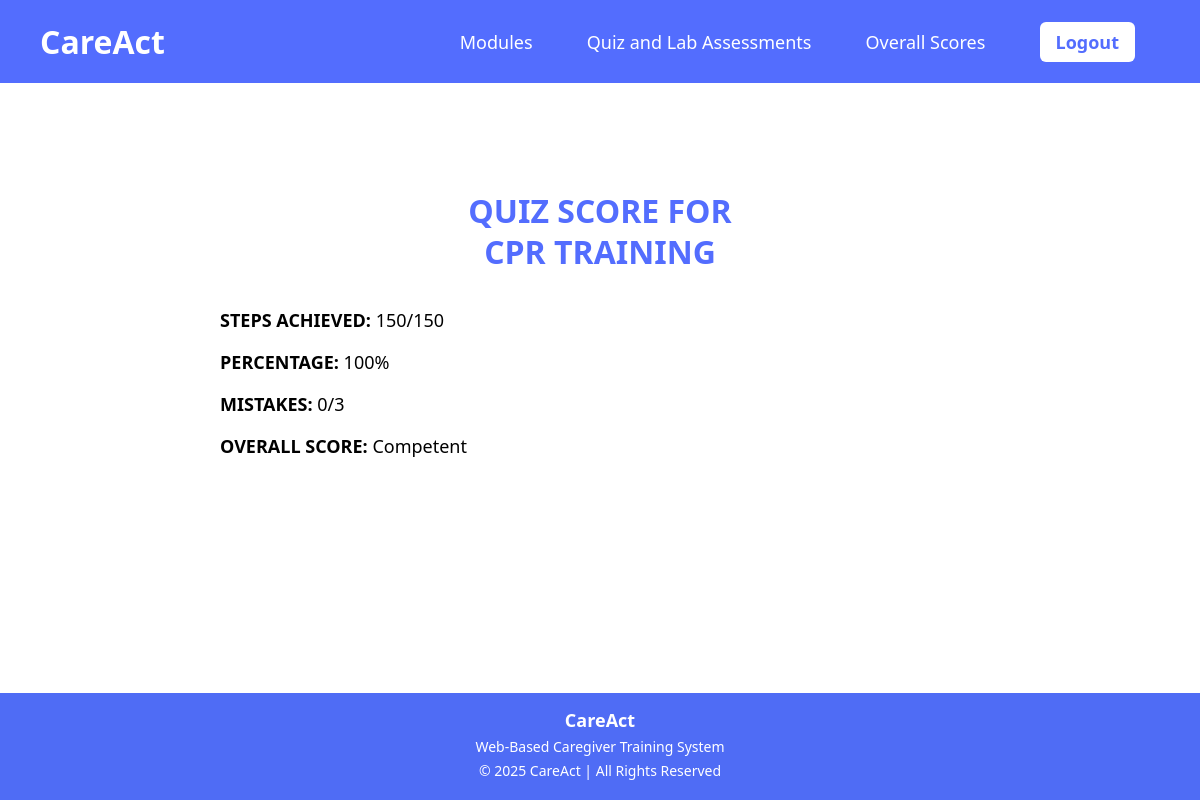
Page /cprquizscore.php (signed in) on the committed database.
### tables this page shows
CREATE TABLE `quiz_settings` (
  `quiz_id` varchar(50) NOT NULL,
  `quiz_label` varchar(255) NOT NULL,
  `score_redirect` varchar(255) NOT NULL COMMENT 'PHP file to redirect to after quiz',
  `timer_seconds` int(11) NOT NULL DEFAULT 600,
  `steps_per_q` int(11) NOT NULL DEFAULT 10,
  `max_mistakes` int(11) NOT NULL DEFAULT 3
);

CREATE TABLE `quiz_scores` (
  `id` int(11) NOT NULL,
  `user_id` int(11) NOT NULL,
  `quiz_name` varchar(50) NOT NULL,
  `steps` int(11) DEFAULT NULL,
  `total_steps` int(11) DEFAULT NULL,
  `percentage` int(11) DEFAULT NULL,
  `mistakes` int(11) DEFAULT NULL,
  `status` varchar(20) DEFAULT NULL,
  `created_at` timestamp NOT NULL DEFAULT current_timestamp(),
  `updated_at` timestamp NULL DEFAULT current_timestamp() ON UPDATE current_timestamp()
);

### cprquizscore.php (the view, shortened to what this page needs)
<?php
include "db.php";
$user_id = $_SESSION['user_id'];
$qs = mysqli_fetch_assoc(mysqli_query($conn,
    "SELECT quiz_label, max_mistakes FROM quiz_settings WHERE quiz_id = 'cpr'"));
$quizLabel   = $qs ? htmlspecialchars($qs['quiz_label']) : 'CPR Training - Quiz';
$maxMistakes = $qs ? (int)$qs['max_mistakes'] : 3;
$stmt = mysqli_prepare($conn,
    "SELECT * FROM quiz_scores WHERE user_id=? AND quiz_name='cpr'
     ORDER BY id DESC LIMIT 1");
mysqli_stmt_bind_param($stmt, "i", $user_id);
mysqli_stmt_execute($stmt);
$score = mysqli_fetch_assoc(mysqli_stmt_get_result($stmt));
?>
<!DOCTYPE html>
<html lang="en">
<head>
</head>
<body>
<header>
  <div class="logo">CareAct</div>
  <nav>
    <a href="modules.php">Modules</a>
    <a href="quizandlab.php">Quiz and Lab Assessments</a>
    <a href="scores.php">Overall Scores</a>
    <a href="logout.php" class="logout">Logout</a>
  </nav>
</header>
<div class="main">
  <h2 class="title">QUIZ SCORE FOR<br>
    <?php echo strtoupper(str_replace([' - Quiz', ' - QUIZ'], '', $quizLabel)); ?>
  </h2>
  <p><b>STEPS ACHIEVED:</b> <?php echo $score['steps'] . "/" . $score['total_steps']; ?></p>
  <p><b>PERCENTAGE:</b> <?php echo $score['percentage']; ?>%</p>
  <p><b>MISTAKES:</b> <?php echo $score['mistakes']; ?>/<?php echo $maxMistakes; ?></p>
  <p><b>OVERALL SCORE:</b> <?php echo $score['status']; ?></p>
</div>
<footer>
  <h3>CareAct</h3>
  <p>Web-Based Caregiver Training System</p>
  <p>© 2025 CareAct | All Rights Reserved</p>
</footer>
</body>
</html>

### cprquizscore.php (style rules this page uses)
:root { --primary: #536dfe; }
* { font-family: "Segoe UI", sans-serif; box-sizing: border-box; }
body { margin: 0; display: flex; flex-direction: column; min-height: 100vh; }
header { background: var(--primary); color: white; padding: 20px 40px; display: flex; align-items: center; justify-content: space-between; }
.logo { font-size: 32px; font-weight: bold; }
nav a { color: white; text-decoration: none; margin: 0 25px; font-size: 18px; font-weight: 500; }
.logout { background: white; color: var(--primary); padding: 8px 16px; border-radius: 6px; font-weight: bold; }
.main { max-width: 800px; margin: 80px auto; flex: 1; width: 100%; padding: 0 20px; }
.title { color: var(--primary); font-size: 32px; font-weight: bold; margin-bottom: 35px; line-height: 1.3; text-align: center; }
p { font-size: 18px; margin: 18px 0; text-align: left; }
footer { background: #4f6cf5; color: white; text-align: center; padding: 15px 20px; margin-top: auto; }
footer h3 { margin: 0; font-size: 18px; }
footer p { margin: 5px 0; font-size: 14px; text-align: center; }

### rows in the picture
quiz_settings: quiz_label "CPR TRAINING", max_mistakes "3"
quiz_scores: steps "150", total_steps "150", percentage "100", mistakes "0", status "Competent"
